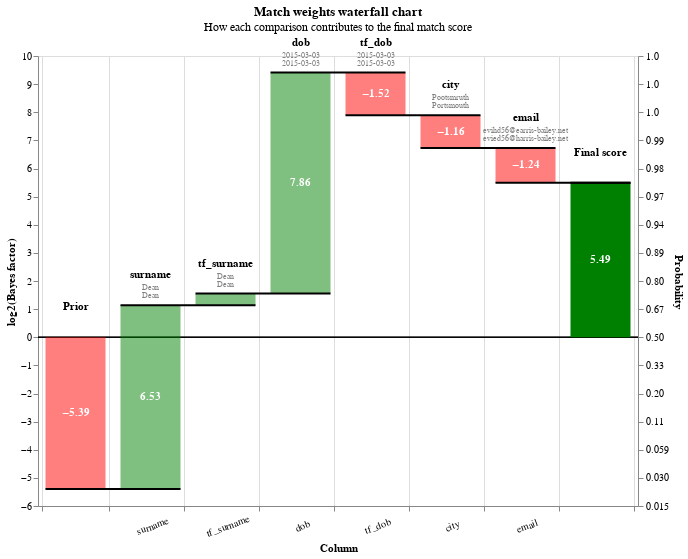

Notebook cell for this chart:
### Code cell
linker.waterfall_chart(linker.predict().as_record_dict(limit=2))

### Figure 1 — Vega-Lite specification as saved in the notebook (floating-point values rounded to 4 significant figures)
{"$schema": "https://vega.github.io/schema/vega-lite/v5.2.0.json", "config": {"view": {"continuousHeight": 300, "continuousWidth": 400}}, "data": {"values": [{"bar_sort_order": 0, "bayes_factor": 0.02382, "bayes_factor_description": null, "column_name": "Prior", "comparison_vector_value": null, "label_for_charts": "Starting match weight (prior)", "log2_bayes_factor": -5.392, "m_probability": null, "record_number": 0, "sql_condition": null, "term_frequency_adjustment": null, "u_probability": null, "value_l": "", "value_r": ""}, {"bar_sort_order": 1, "bayes_factor": 1, "bayes_factor_description": "If comparison level is `null` then comparison is 1.00 times more likely to be a match", "column_name": "first_name", "comparison_vector_value": -1, "label_for_charts": "Null", "log2_bayes_factor": 0, "m_probability": null, "record_number": 0, "sql_condition": "first_name_l IS NULL OR first_name_r IS NULL", "term_frequency_adjustment": false, "u_probability": null, "value_l": "Evie", "value_r": "nan"}, {"bar_sort_order": 2, "bayes_factor": 1, "bayes_factor_description": "If comparison level is `null` then comparison is 1.00 times more likely to be a match", "column_name": "tf_first_name", "comparison_vector_value": -1, "label_for_charts": "Null", "log2_bayes_factor": 0, "m_probability": null, "record_number": 0, "sql_condition": "first_name_l IS NULL OR first_name_r IS NULL", "term_frequency_adjustment": true, "u_probability": null, "value_l": "", "value_r": ""}, {"bar_sort_order": 3, "bayes_factor": 92.39, "bayes_factor_description": "If comparison level is `exact_match` then comparison is 92.39 times more likely to be a match", "column_name": "surname", "comparison_vector_value": 2, "label_for_charts": "exact_match", "log2_bayes_factor": 6.53, "m_probability": 0.4518, "record_number": 0, "sql_condition": "surname_l = surname_r", "term_frequency_adjustment": false, "u_probability": 0.00489, "value_l": "Dean", "value_r": "Dean"}, {"bar_sort_order": 4, "bayes_factor": 1.335, "bayes_factor_description": "Term frequency adjustment on surname makes comparison 1.33 times more likely to be a match", "column_name": "tf_surname", "comparison_vector_value": 2, "label_for_charts": "Term freq adjustment on surname with weight {cl.tf_adjustment_weight}", "log2_bayes_factor": 0.4168, "m_probability": null, "record_number": 0, "sql_condition": "surname_l = surname_r", "term_frequency_adjustment": true, "u_probability": null, "value_l": "Dean", "value_r": "Dean"}, {"bar_sort_order": 5, "bayes_factor": 232.0, "bayes_factor_description": "If comparison level is `exact_match` then comparison is 232.03 times more likely to be a match", "column_name": "dob", "comparison_vector_value": 2, "label_for_charts": "exact_match", "log2_bayes_factor": 7.858, "m_probability": 0.4055, "record_number": 0, "sql_condition": "dob_l = dob_r", "term_frequency_adjustment": false, "u_probability": 0.001748, "value_l": "2015-03-03", "value_r": "2015-03-03"}, {"bar_sort_order": 6, "bayes_factor": 0.3495, "bayes_factor_description": "Term frequency adjustment on dob makes comparison  2.86 times less likely to be a match", "column_name": "tf_dob", "comparison_vector_value": 2, "label_for_charts": "Term freq adjustment on dob with weight {cl.tf_adjustment_weight}", "log2_bayes_factor": -1.516, "m_probability": null, "record_number": 0, "sql_condition": "dob_l = dob_r", "term_frequency_adjustment": true, "u_probability": null, "value_l": "2015-03-03", "value_r": "2015-03-03"}, {"bar_sort_order": 7, "bayes_factor": 0.4464, "bayes_factor_description": "If comparison level is `all other comparisons` then comparison is  2.24 times less likely to be a match", "column_name": "city", "comparison_vector_value": 0, "label_for_charts": "All other comparisons", "log2_bayes_factor": -1.164, "m_probability": 0.4218, "record_number": 0, "sql_condition": "ELSE", "term_frequency_adjustment": false, "u_probability": 0.9449, "value_l": "Pootsmruth", "value_r": "Portsmouth"}, {"bar_sort_order": 8, "bayes_factor": 1, "bayes_factor_description": "If comparison level is `all other comparisons` then comparison is  2.24 times less likely to be a match", "column_name": "tf_city", "comparison_vector_value": 0, "label_for_charts": "All other comparisons", "log2_bayes_factor": 0, "m_probability": 0.4218, "record_number": 0, "sql_condition": "ELSE", "term_frequency_adjustment": true, "u_probability": 0.9449, "value_l": "", "value_r": ""}, {"bar_sort_order": 9, "bayes_factor": 0.4234, "bayes_factor_description": "If comparison level is `all other comparisons` then comparison is  2.36 times less likely to be a match", "column_name": "email", "comparison_vector_value": 0, "label_for_charts": "All other comparisons", "log2_bayes_factor": -1.24, "m_probability": 0.4225, "record_number": 0, "sql_condition": "ELSE", "term_frequency_adjustment": false, "u_probability": 0.9978, "value_l": "evihd56@earris-bailey.net", "value_r": "evied56@harris-bailey.net"}, {"bar_sort_order": 10, "bayes_factor": 1, "bayes_factor_description": "If comparison level is `all other comparisons` then comparison is  2.36 times less likely to be a match", "column_name": "tf_email", "comparison_vector_value": 0, "label_for_charts": "All other comparisons", "log2_bayes_factor": 0, "m_probability": 0.4225, "record_number": 0, "sql_condition": "ELSE", "term_frequency_adjustment": true, "u_probability": 0.9978, "value_l": "", "value_r": ""}, {"bar_sort_order": 11, "bayes_factor": 45.03, "bayes_factor_description": null, "column_name": "Final score", "comparison_vector_value": null, "label_for_charts": "Final score", "log2_bayes_factor": 5.493, "m_probability": null, "record_number": 0, "sql_condition": null, "term_frequency_adjustment": null, "u_probability": null, "value_l": "", "value_r": ""}, {"bar_sort_order": 0, "bayes_factor": 0.02382, "bayes_factor_description": null, "column_name": "Prior", "comparison_vector_value": null, "label_for_charts": "Starting match weight (prior)", "log2_bayes_factor": -5.392, "m_probability": null, "record_number": 1, "sql_condition": null, "term_frequency_adjustment": null, "u_probability": null, "value_l": "", "value_r": ""}, {"bar_sort_order": 1, "bayes_factor": 87.57, "bayes_factor_description": "If comparison level is `exact_match` then comparison is 87.57 times more likely to be a match", "column_name": "first_name", "comparison_vector_value": 2, "label_for_charts": "exact_match", "log2_bayes_factor": 6.452, "m_probability": 0.5074, "record_number": 1, "sql_condition": "first_name_l = first_name_r", "term_frequency_adjustment": false, "u_probability": 0.005794, "value_l": "Theodore", "value_r": "Theodore"}, {"bar_sort_order": 2, "bayes_factor": 0.4814, "bayes_factor_description": "Term frequency adjustment on first_name makes comparison  2.08 times less likely to be a match", "column_name": "tf_first_name", "comparison_vector_value": 2, "label_for_charts": "Term freq adjustment on first_name with weight {cl.tf_adjustment_weight}", "log2_bayes_factor": -1.055, "m_probability": null, "record_number": 1, "sql_condition": "first_name_l = first_name_r", "term_frequency_adjustment": true, "u_probability": null, "value_l": "Theodore", "value_r": "Theodore"}, {"bar_sort_order": 3, "bayes_factor": 92.39, "bayes_factor_description": "If comparison level is `exact_match` then comparison is 92.39 times more likely to be a match", "column_name": "surname", "comparison_vector_value": 2, "label_for_charts": "exact_match", "log2_bayes_factor": 6.53, "m_probability": 0.4518, "record_number": 1, "sql_condition": "surname_l = surname_r", "term_frequency_adjustment": false, "u_probability": 0.00489, "value_l": "Morris", "value_r": "Morris"}, {"bar_sort_order": 4, "bayes_factor": 1.001, "bayes_factor_description": "Term frequency adjustment on surname makes comparison 1.00 times more likely to be a match", "column_name": "tf_surname", "comparison_vector_value": 2, "label_for_charts": "Term freq adjustment on surname with weight {cl.tf_adjustment_weight}", "log2_bayes_factor": 0.001763, "m_probability": null, "record_number": 1, "sql_condition": "surname_l = surname_r", "term_frequency_adjustment": true, "u_probability": null, "value_l": "Morris", "value_r": "Morris"}, {"bar_sort_order": 5, "bayes_factor": 21.49, "bayes_factor_description": "If comparison level is `levenstein <= 2` then comparison is 21.49 times more likely to be a match", "column_name": "dob", "comparison_vector_value": 1, "label_for_charts": "Levenstein <= 2", "log2_bayes_factor": 4.426, "m_probability": 0.3679, "record_number": 1, "sql_condition": "levenshtein(dob_l, dob_r) <= 2", "term_frequency_adjustment": false, "u_probability": 0.01712, "value_l": "1978-08-19", "value_r": "1978-09-18"}, {"bar_sort_order": 6, "bayes_factor": 1, "bayes_factor_description": "If comparison level is `levenstein <= 2` then comparison is 21.49 times more likely to be a match", "column_name": "tf_dob", "comparison_vector_value": 1, "label_for_charts": "Levenstein <= 2", "log2_bayes_factor": 0, "m_probability": 0.3679, "record_number": 1, "sql_condition": "levenshtein(dob_l, dob_r) <= 2", "term_frequency_adjustment": true, "u_probability": 0.01712, "value_l": "", "value_r": ""}, {"bar_sort_order": 7, "bayes_factor": 0.4464, "bayes_factor_description": "If comparison level is `all other comparisons` then comparison is  2.24 times less likely to be a match", "column_name": "city", "comparison_vector_value": 0, "label_for_charts": "All other comparisons", "log2_bayes_factor": -1.164, "m_probability": 0.4218, "record_number": 1, "sql_condition": "ELSE", "term_frequency_adjustment": false, "u_probability": 0.9449, "value_l": "Birmingham", "value_r": "Birgmhniam"}, {"bar_sort_order": 8, "bayes_factor": 1, "bayes_factor_description": "If comparison level is `all other comparisons` then comparison is  2.24 times less likely to be a match", "column_name": "tf_city", "comparison_vector_value": 0, "label_for_charts": "All other comparisons", "log2_bayes_factor": 0, "m_probability": 0.4218, "record_number": 1, "sql_condition": "ELSE", "term_frequency_adjustment": true, "u_probability": 0.9449, "value_l": "", "value_r": ""}, {"bar_sort_order": 9, "bayes_factor": 1, "bayes_factor_description": "If comparison level is `null` then comparison is 1.00 times more likely to be a match", "column_name": "email", "comparison_vector_value": -1, "label_for_charts": "Null", "log2_bayes_factor": 0, "m_probability": null, "record_number": 1, "sql_condition": "email_l IS NULL OR email_r IS NULL", "term_frequency_adjustment": false, "u_probability": null, "value_l": "t.m39@brooks-sawyer.com", "value_r": "nan"}, {"bar_sort_order": 10, "bayes_factor": 1, "bayes_factor_description": "If comparison level is `null` then comparison is 1.00 times more likely to be a match", "column_name": "tf_email", "comparison_vector_value": -1, "label_for_charts": "Null", "log2_bayes_factor": 0, "m_probability": null, "record_number": 1, "sql_condition": "email_l IS NULL OR email_r IS NULL", "term_frequency_adjustment": true, "u_probability": null, "value_l": "", "value_r": ""}, {"bar_sort_order": 11, "bayes_factor": 891.1, "bayes_factor_description": null, "column_name": "Final score", "comparison_vector_value": null, "label_for_charts": "Final score", "log2_bayes_factor": 9.799, "m_probability": null, "record_number": 1, "sql_condition": null, "term_frequency_adjustment": null, "u_probability": null, "value_l": "", "value_r": ""}]}, "height": 450, "layer": [{"layer": [{"encoding": {"color": {"value": "black"}, "size": {"value": 0.5}, "y": {"field": "zero", "type": "quantitative"}}, "mark": "rule"}, {"encoding": {"color": {"condition": {"test": "(datum.log2_bayes_factor < 0)", "value": "red"}, "value": "green"}, "opacity": {"condition": {"test": "datum.column_name == 'Prior match weight' || datum.column_name == 'Final score'", "value": 1}, "value": 0.5}, "tooltip": [{"field": "column_name", "title": "Comparison column", "type": "nominal"}, {"field": "value_l", "title": "Value (L)", "type": "nominal"}, {"field": "value_r", "title": "Value (R)", "type": "nominal"}, {"field": "label_for_charts", "title": "Label", "type": "ordinal"}, {"field": "sql_condition", "title": "SQL condition", "type": "nominal"}, {"field": "comparison_vector_value", "title": "Comparison vector value", "type": "nominal"}, {"field": "bayes_factor", "format": ",.4f", "title": "Bayes factor = m/u", "type": "quantitative"}, {"field": "log2_bayes_factor", "format": ",.4f", "title": "Match weight = log2(m/u)", "type": "quantitative"}, {"field": "prob", "format": ".4f", "title": "Adjusted match score", "type": "quantitative"}, {"field": "bayes_factor_description", "title": "Match weight description", "type": "nominal"}], "x": {"axis": {"grid": true, "labelAlign": "center", "labelAngle": -20, "labelExpr": "datum.value == 'Prior' || datum.value == 'Final score' ? '' : datum.value", "labelPadding": 10, "tickBand": "extent", "title": "Column"}, "field": "column_name", "sort": {"field": "bar_sort_order", "order": "ascending"}, "type": "nominal"}, "y": {"axis": {"grid": false, "orient": "left", "title": "log2(Bayes factor)"}, "field": "previous_sum", "type": "quantitative"}, "y2": {"field": "sum"}}, "mark": {"type": "bar", "width": 60}}, {"encoding": {"color": {"value": "white"}, "text": {"condition": {"field": "log2_bayes_factor", "format": ".2f", "test": "abs(datum.log2_bayes_factor) > 1", "type": "nominal"}, "value": ""}, "x": {"axis": {"labelAngle": 0, "title": "Column"}, "field": "column_name", "sort": {"field": "bar_sort_order", "order": "ascending"}, "type": "nominal"}, "y": {"axis": {"orient": "left"}, "field": "center", "type": "quantitative"}}, "mark": {"fontWeight": "bold", "type": "text"}}, {"encoding": {"color": {"value": "black"}, "text": {"field": "column_name", "type": "nominal"}, "x": {"axis": {"labelAngle": 0, "title": "Column"}, "field": "column_name", "sort": {"field": "bar_sort_order", "order": "ascending"}, "type": "nominal"}, "y": {"field": "sum_top", "type": "quantitative"}}, "mark": {"baseline": "bottom", "dy": -25, "fontWeight": "bold", "type": "text"}}, {"encoding": {"color": {"value": "grey"}, "text": {"field": "value_l", "type": "nominal"}, "x": {"axis": {"labelAngle": 0, "title": "Column"}, "field": "column_name", "sort": {"field": "bar_sort_order", "order": "ascending"}, "type": "nominal"}, "y": {"field": "sum_top", "type": "quantitative"}}, "mark": {"baseline": "bottom", "dy": -13, "fontSize": 8, "type": "text"}}, {"encoding": {"color": {"value": "grey"}, "text": {"field": "value_r", "type": "nominal"}, "x": {"axis": {"labelAngle": 0, "title": "Column"}, "field": "column_name", "sort": {"field": "bar_sort_order", "order": "ascending"}, "type": "nominal"}, "y": {"field": "sum_top", "type": "quantitative"}}, "mark": {"baseline": "bottom", "dy": -5, "fontSize": 8, "type": "text"}}]}, {"encoding": {"x": {"axis": {"labelAngle": 0, "title": "Column"}, "field": "column_name", "sort": {"field": "bar_sort_order", "order": "ascending"}, "type": "nominal"}, "x2": {"field": "lead"}, "y": {"axis": {"labelExpr": "format(1 / (1 + pow(2, -1*datum.value)), '.2r')", "orient": "right", "title": "Probability"}, "field": "sum", "scale": {"zero": false}, "type": "quantitative"}}, "mark": {"color": "black", "strokeWidth": 2, "type": "rule", "x2Offset": 30, "xOffset": -30}}], "params": [{"bind": {"input": "range", "max": 1, "min": 0, "step": 1}, "description": "Filter by the interation number", "name": "record_number", "value": 0}], "resolve": {"axis": {"y": "independent"}}, "title": {"subtitle": "How each comparison contributes to the final match score", "text": "Match weights waterfall chart"}, "transform": [{"filter": "(datum.record_number == record_number)"}, {"filter": "(datum.bayes_factor !== 1.0)"}, {"frame": [null, 0], "window": [{"as": "sum", "field": "log2_bayes_factor", "op": "sum"}, {"as": "lead", "field": "column_name", "op": "lead"}]}, {"as": "sum", "calculate": "datum.column_name === \"Final score\" ? datum.sum - datum.log2_bayes_factor : datum.sum"}, {"as": "lead", "calculate": "datum.lead === null ? datum.column_name : datum.lead"}, {"as": "previous_sum", "calculate": "datum.column_name === \"Final score\" || datum.column_name === \"Prior match weight\" ? 0 : datum.sum - datum.log2_bayes_factor"}, {"as": "top_label", "calculate": "datum.sum > datum.previous_sum ? datum.column_name : \"\""}, {"as": "bottom_label", "calculate": "datum.sum < datum.previous_sum ? datum.column_name : \"\""}, {"as": "sum_top", "calculate": "datum.sum > datum.previous_sum ? datum.sum : datum.previous_sum"}, {"as": "sum_bottom", "calculate": "datum.sum < datum.previous_sum ? datum.sum : datum.previous_sum"}, {"as": "center", "calculate": "(datum.sum + datum.previous_sum) / 2"}, {"as": "text_log2_bayes_factor", "calculate": "(datum.log2_bayes_factor > 0 ? \"+\" : \"\") + datum.log2_bayes_factor"}, {"as": "dy", "calculate": "datum.sum < datum.previous_sum ? 4 : -4"}, {"as": "baseline", "calculate": "datum.sum < datum.previous_sum ? \"top\" : \"bottom\""}, {"as": "prob", "calculate": "1. / (1 + pow(2, -1.*datum.sum))"}, {"as": "zero", "calculate": "0*datum.sum"}], "width": {"step": 75}}
